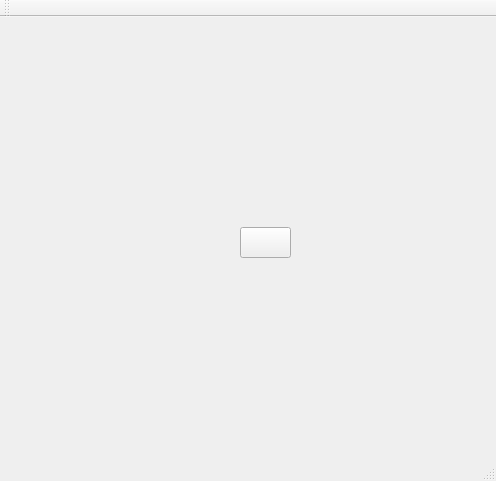
<?xml version="1.0" encoding="UTF-8"?>
<ui version="4.0">
 <class>MainWindow</class>
 <widget class="QMainWindow" name="MainWindow">
  <property name="geometry">
   <rect>
    <x>0</x>
    <y>0</y>
    <width>496</width>
    <height>481</height>
   </rect>
  </property>
  <property name="windowTitle">
   <string>MainWindow</string>
  </property>
  <widget class="QWidget" name="centralWidget">
   <widget class="QPushButton" name="pushButton">
    <property name="geometry">
     <rect>
      <x>240</x>
      <y>210</y>
      <width>51</width>
      <height>31</height>
     </rect>
    </property>
    <property name="styleSheet">
     <string notr="true"/>
    </property>
    <property name="text">
     <string/>
    </property>
   </widget>
  </widget>
  <widget class="QMenuBar" name="menuBar">
   <property name="geometry">
    <rect>
     <x>0</x>
     <y>0</y>
     <width>496</width>
     <height>25</height>
    </rect>
   </property>
  </widget>
  <widget class="QToolBar" name="mainToolBar">
   <attribute name="toolBarArea">
    <enum>TopToolBarArea</enum>
   </attribute>
   <attribute name="toolBarBreak">
    <bool>false</bool>
   </attribute>
  </widget>
  <widget class="QStatusBar" name="statusBar"/>
 </widget>
 <layoutdefault spacing="6" margin="11"/>
 <resources/>
 <connections/>
</ui>
